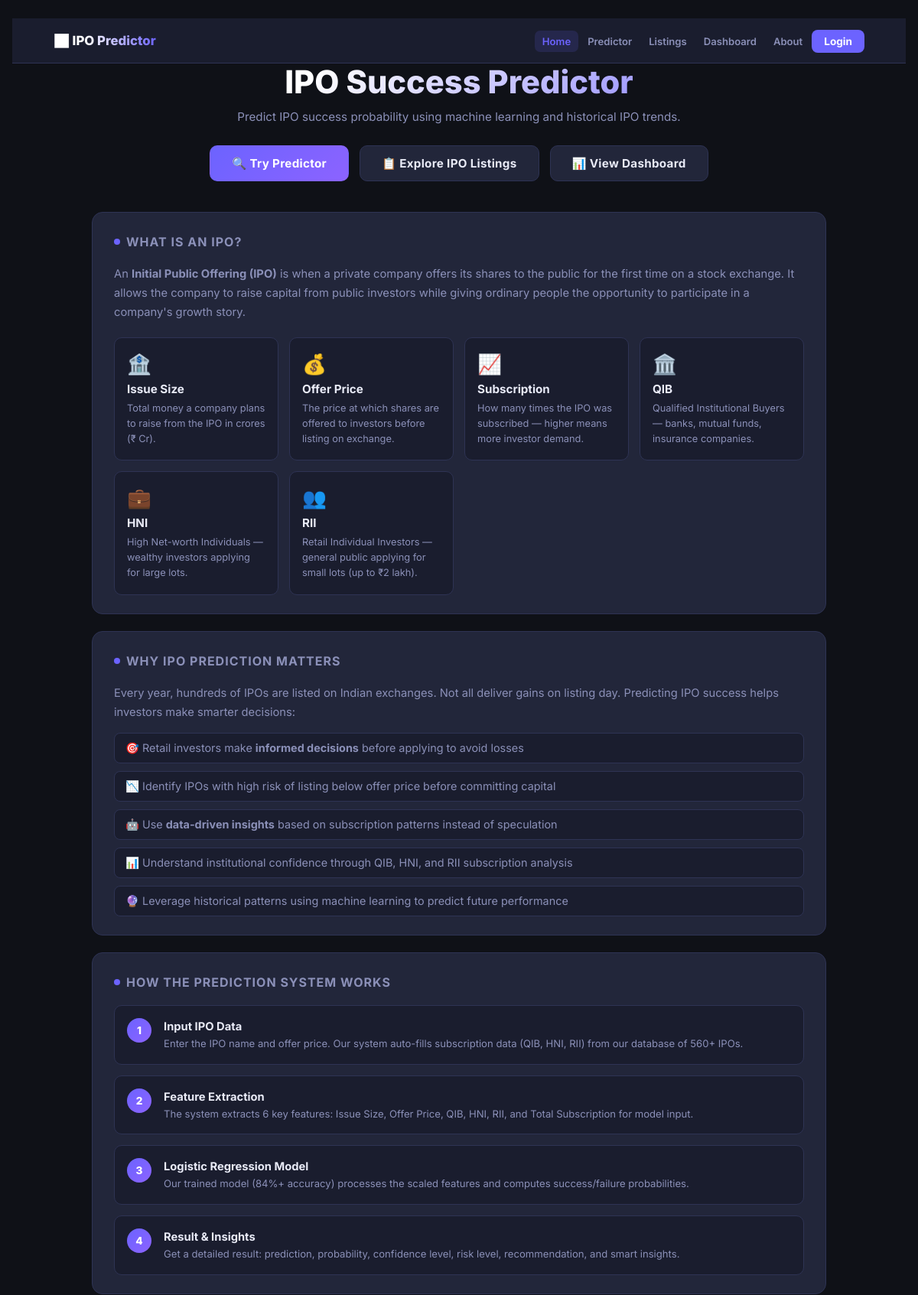
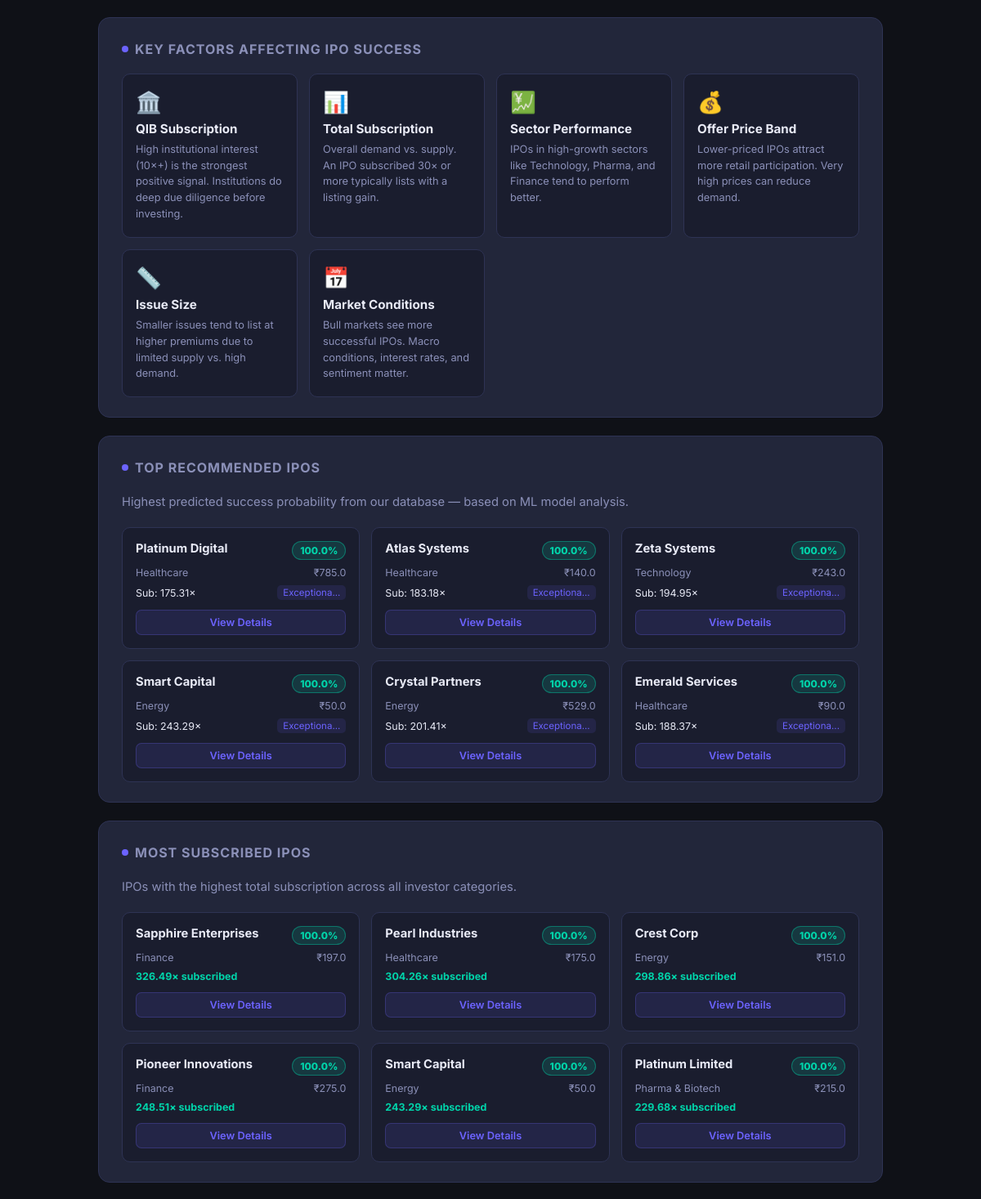
The page / (upper part) on the database its author committed (2 pictures, top to bottom).
### tables this page shows
CREATE TABLE ipo_listings (
                id                INTEGER PRIMARY KEY AUTOINCREMENT,
                name              TEXT NOT NULL,
                sector            TEXT,
                issue_size        REAL,
                offer_price       REAL,
                qib               REAL,
                hni               REAL,
                rii               REAL,
                total_sub         REAL,
                past_performance  REAL,
                sector_performance REAL,
                listing_gain_cat  TEXT,
                listing_date      TEXT,
                open_date         TEXT,
                close_date        TEXT,
                allotment_date    TEXT,
                predicted_success INTEGER,
                success_prob      REAL,
                ipo_success       INTEGER
            );

### app.py (the view)
@app.route("/")
def home():
    with get_db() as conn:
        total_ipos   = conn.execute("SELECT COUNT(*) FROM ipo_listings").fetchone()[0]
        success_ipos = conn.execute("SELECT COUNT(*) FROM ipo_listings WHERE ipo_success=1").fetchone()[0]
        avg_prob     = conn.execute("SELECT AVG(success_prob) FROM ipo_listings").fetchone()[0] or 0
        best_sector_row = conn.execute("""
            SELECT sector, COUNT(*) as cnt, SUM(ipo_success) as sc
            FROM ipo_listings GROUP BY sector ORDER BY (CAST(sc AS FLOAT)/cnt) DESC LIMIT 1
        """).fetchone()
        best_sector = best_sector_row["sector"] if best_sector_row else "Technology"
        top_lgc_row = conn.execute("""
            SELECT listing_gain_cat, COUNT(*) as cnt FROM ipo_listings
            WHERE ipo_success=1 GROUP BY listing_gain_cat ORDER BY cnt DESC LIMIT 1
        """).fetchone()
        top_lgc = top_lgc_row["listing_gain_cat"] if top_lgc_row else "Strong (20-50%)"
        top_ipos = conn.execute("""
            SELECT * FROM ipo_listings WHERE predicted_success=1
            ORDER BY success_prob DESC LIMIT 6
        """).fetchall()
        most_subscribed = conn.execute("""
            SELECT * FROM ipo_listings ORDER BY total_sub DESC LIMIT 6
        """).fetchall()
        recent_ipos = conn.execute("""
            SELECT * FROM ipo_listings ORDER BY listing_date DESC LIMIT 8
        """).fetchall()
    stats = {
        "total_ipos":    total_ipos,
        "success_rate":  round((success_ipos / total_ipos * 100) if total_ipos else 0, 1),
        "avg_prob":      round(avg_prob * 100, 1),
        "best_sector":   best_sector,
        "top_lgc":       top_lgc,
    }
    return render_template("index.html",
                           user=session.get("username"),
                           stats=stats,
                           top_ipos=[dict(r) for r in top_ipos],
                           most_subscribed=[dict(r) for r in most_subscribed],
                           recent_ipos=[dict(r) for r in recent_ipos])

### app.py (called while the page is built)
def get_db():
    conn = sqlite3.connect(DB_PATH)
    conn.row_factory = sqlite3.Row
    return conn

### templates/index.html (shortened to what this page needs)
<!DOCTYPE html>
<html lang="en">
<head>
  <link rel="stylesheet" href="/static/style.css" />
</head>
<body>
  {% include "navbar.html" %}
  <div class="container">
    <header>
      <h1>IPO Success Predictor</h1>
      <p>Predict IPO success probability using machine learning and historical IPO trends.</p>
      <div style="margin-top:28px; display:flex; gap:14px; justify-content:center; flex-wrap:wrap;">
        <a href="/predictor" class="hero-btn hero-btn-primary">🔍 Try Predictor</a>
        <a href="/listings" class="hero-btn hero-btn-secondary">📋 Explore IPO Listings</a>
        <a href="/dashboard" class="hero-btn hero-btn-secondary">📊 View Dashboard</a>
      </div>
    </header>
    <div class="card">
      <h2><span class="dot"></span>What is an IPO?</h2>
      <p class="info-text">An <strong>Initial Public Offering (IPO)</strong> is when a private company offers its shares
        to the public for the first time on a stock exchange. It allows the company to raise capital from public
        investors while giving ordinary people the opportunity to participate in a company's growth story.</p>
      <div class="info-grid">
        <div class="info-box">
          <div class="info-icon">🏦</div>
          <h3>Issue Size</h3>
          <p>Total money a company plans to raise from the IPO in crores (₹ Cr).</p>
        </div>
        <div class="info-box">
          <div class="info-icon">💰</div>
          <h3>Offer Price</h3>
          <p>The price at which shares are offered to investors before listing on exchange.</p>
        </div>
        <div class="info-box">
          <div class="info-icon">📈</div>
          <h3>Subscription</h3>
          <p>How many times the IPO was subscribed — higher means more investor demand.</p>
        </div>
        <div class="info-box">
          <div class="info-icon">🏛️</div>
          <h3>QIB</h3>
          <p>Qualified Institutional Buyers — banks, mutual funds, insurance companies.</p>
        </div>
        <div class="info-box">
          <div class="info-icon">💼</div>
          <h3>HNI</h3>
          <p>High Net-worth Individuals — wealthy investors applying for large lots.</p>
        </div>
        <div class="info-box">
          <div class="info-icon">👥</div>
          <h3>RII</h3>
          <p>Retail Individual Investors — general public applying for small lots (up to ₹2 lakh).</p>
        </div>
      </div>
    </div>
    <div class="card">
      <h2><span class="dot"></span>Why IPO Prediction Matters</h2>
      <p class="info-text">Every year, hundreds of IPOs are listed on Indian exchanges. Not all deliver gains on listing
        day. Predicting IPO success helps investors make smarter decisions:</p>
      <ul class="info-list">
        <li>🎯 Retail investors make <strong>informed decisions</strong> before applying to avoid losses</li>
        <li>📉 Identify IPOs with high risk of listing below offer price before committing capital</li>
        <li>🤖 Use <strong>data-driven insights</strong> based on subscription patterns instead of speculation</li>
        <li>📊 Understand institutional confidence through QIB, HNI, and RII subscription analysis</li>
        <li>🔮 Leverage historical patterns using machine learning to predict future performance</li>
      </ul>
    </div>
    <div class="card">
      <h2><span class="dot"></span>How the Prediction System Works</h2>
      <div class="steps">
        <div class="step">
          <div class="step-num">1</div>
          <div>
            <strong>Input IPO Data</strong>
            <p>Enter the IPO name and offer price. Our system auto-fills subscription data (QIB, HNI, RII) from our
              database of 560+ IPOs.</p>
          </div>
        </div>
        <div class="step">
          <div class="step-num">2</div>
          <div>
            <strong>Feature Extraction</strong>
            <p>The system extracts 6 key features: Issue Size, Offer Price, QIB, HNI, RII, and Total Subscription for
              model input.</p>
          </div>
        </div>
        <div class="step">
          <div class="step-num">3</div>
          <div>
            <strong>Logistic Regression Model</strong>
            <p>Our trained model (84%+ accuracy) processes the scaled features and computes success/failure
              probabilities.</p>
          </div>
        </div>
        <div class="step">
          <div class="step-num">4</div>
          <div>
            <strong>Result &amp; Insights</strong>
            <p>Get a detailed result: prediction, probability, confidence level, risk level, recommendation, and smart
              insights.</p>
          </div>
        </div>
      </div>
    </div>
    <div class="card">
      <h2><span class="dot"></span>Key Factors Affecting IPO Success</h2>
      <div class="info-grid">
        <div class="info-box">
          <div class="info-icon">🏛️</div>
          <h3>QIB Subscription</h3>
          <p>High institutional interest (10×+) is the strongest positive signal. Institutions do deep due diligence
            before investing.</p>
        </div>
        <div class="info-box">
          <div class="info-icon">📊</div>
          <h3>Total Subscription</h3>
          <p>Overall demand vs. supply. An IPO subscribed 30× or more typically lists with a listing gain.</p>
        </div>
        <div class="info-box">
          <div class="info-icon">💹</div>
          <h3>Sector Performance</h3>
          <p>IPOs in high-growth sectors like Technology, Pharma, and Finance tend to perform better.</p>
        </div>
        <div class="info-box">
          <div class="info-icon">💰</div>
          <h3>Offer Price Band</h3>
          <p>Lower-priced IPOs attract more retail participation. Very high prices can reduce demand.</p>
        </div>
        <div class="info-box">
          <div class="info-icon">📏</div>
          <h3>Issue Size</h3>
          <p>Smaller issues tend to list at higher premiums due to limited supply vs. high demand.</p>
        </div>
        <div class="info-box">
          <div class="info-icon">📅</div>
          <h3>Market Conditions</h3>
          <p>Bull markets see more successful IPOs. Macro conditions, interest rates, and sentiment matter.</p>
        </div>
      </div>
    </div>
    <div class="card">
      <h2><span class="dot"></span>Top Recommended IPOs</h2>
      <p class="info-text" style="margin-bottom:18px;">Highest predicted success probability from our database — based
        on ML model analysis.</p>
      <div class="ipo-card-grid">
        {% for ipo in top_ipos %}
        <div class="ipo-mini-card">
          <div class="ipo-mini-header">
            <span class="ipo-mini-name">{{ ipo.name }}</span>
            <span
              class="prob-badge prob-{{ 'high' if ipo.success_prob >= 0.7 else ('mid' if ipo.success_prob >= 0.45 else 'low') }}">
              {{ (ipo.success_prob * 100)|round(1) }}%
            </span>
          </div>
          <div class="ipo-mini-meta">
            <span>{{ ipo.sector }}</span>
            <span>₹{{ ipo.offer_price }}</span>
          </div>
          <div class="ipo-mini-sub">
            <span>Sub: {{ ipo.total_sub }}×</span>
            <span class="lgc-tag">{{ ipo.listing_gain_cat[:10] }}...</span>
          </div>
          <a href="/listings" class="ipo-mini-btn">View Details</a>
        </div>
        {% endfor %}
      </div>
    </div>
    <div class="card">
      <h2><span class="dot"></span>Most Subscribed IPOs</h2>
      <p class="info-text" style="margin-bottom:18px;">IPOs with the highest total subscription across all investor
        categories.</p>
      <div class="ipo-card-grid">
        {% for ipo in most_subscribed %}
        <div class="ipo-mini-card">
          <div class="ipo-mini-header">
            <span class="ipo-mini-name">{{ ipo.name }}</span>
            <span
              class="prob-badge prob-{{ 'high' if ipo.success_prob >= 0.7 else ('mid' if ipo.success_prob >= 0.45 else 'low') }}">
              {{ (ipo.success_prob * 100)|round(1) }}%
            </span>
          </div>
          <div class="ipo-mini-meta">
            <span>{{ ipo.sector }}</span>
            <span>₹{{ ipo.offer_price }}</span>
          </div>
          <div class="ipo-mini-sub">
            <span class="sub-highlight">{{ ipo.total_sub }}× subscribed</span>
          </div>
          <a href="/listings" class="ipo-mini-btn">View Details</a>
        </div>
        {% endfor %}
      </div>
    </div>
  </div>
</body>
</html>

### templates/navbar.html (shortened to what this page needs)
<nav class="navbar">
  <div class="nav-inner">
    <a class="nav-logo" href="/">&#128200; IPO Predictor</a>
    <ul class="nav-links" id="nav-links">
      <li><a href="/"          class="nav-link {% if request.path=='/' %}active{% endif %}">Home</a></li>
      <li><a href="/predictor" class="nav-link {% if request.path=='/predictor' %}active{% endif %}">Predictor</a></li>
      <li><a href="/listings"  class="nav-link {% if request.path=='/listings' %}active{% endif %}">Listings</a></li>
      <li><a href="/dashboard" class="nav-link {% if request.path=='/dashboard' %}active{% endif %}">Dashboard</a></li>
      <li><a href="/about"     class="nav-link {% if request.path=='/about' %}active{% endif %}">About</a></li>
      {% if user %}
        <li><a href="/history" class="nav-link {% if request.path=='/history' %}active{% endif %}">History</a></li>
        <li class="nav-user">&#128100; {{ user }}</li>
        <li><a href="/logout" class="nav-btn nav-btn-out">Logout</a></li>
      {% else %}
        <li><a href="/login" class="nav-btn">Login</a></li>
      {% endif %}
    </ul>
  </div>
</nav>

### rows shown on the page
ipo_listings: name "Platinum Digital", (ipo.success_prob*100)|round(1) "100.0", sector "Healthcare", offer_price "785.0", total_sub "175.31", listing_gain_cat "Exceptiona"
ipo_listings: name "Atlas Systems", (ipo.success_prob*100)|round(1) "100.0", sector "Healthcare", offer_price "140.0", total_sub "183.18", listing_gain_cat "Exceptiona"
ipo_listings: name "Zeta Systems", (ipo.success_prob*100)|round(1) "100.0", sector "Technology", offer_price "243.0", total_sub "194.95", listing_gain_cat "Exceptiona"
ipo_listings: name "Smart Capital", (ipo.success_prob*100)|round(1) "100.0", sector "Energy", offer_price "50.0", total_sub "243.29", listing_gain_cat "Exceptiona"
ipo_listings: name "Crystal Partners", (ipo.success_prob*100)|round(1) "100.0", sector "Energy", offer_price "529.0", total_sub "201.41", listing_gain_cat "Exceptiona"
ipo_listings: name "Emerald Services", (ipo.success_prob*100)|round(1) "100.0", sector "Healthcare", offer_price "90.0", total_sub "188.37", listing_gain_cat "Exceptiona"
ipo_listings: name "Sapphire Enterprises", (ipo.success_prob*100)|round(1) "100.0", sector "Finance", offer_price "197.0", total_sub "326.49"
ipo_listings: name "Pearl Industries", (ipo.success_prob*100)|round(1) "100.0", sector "Healthcare", offer_price "175.0", total_sub "304.26"
ipo_listings: name "Crest Corp", (ipo.success_prob*100)|round(1) "100.0", sector "Energy", offer_price "151.0", total_sub "298.86"
ipo_listings: name "Pioneer Innovations", (ipo.success_prob*100)|round(1) "100.0", sector "Finance", offer_price "275.0", total_sub "248.51"
ipo_listings: name "Platinum Limited", (ipo.success_prob*100)|round(1) "100.0", sector "Pharma & Biotech", offer_price "215.0", total_sub "229.68"
